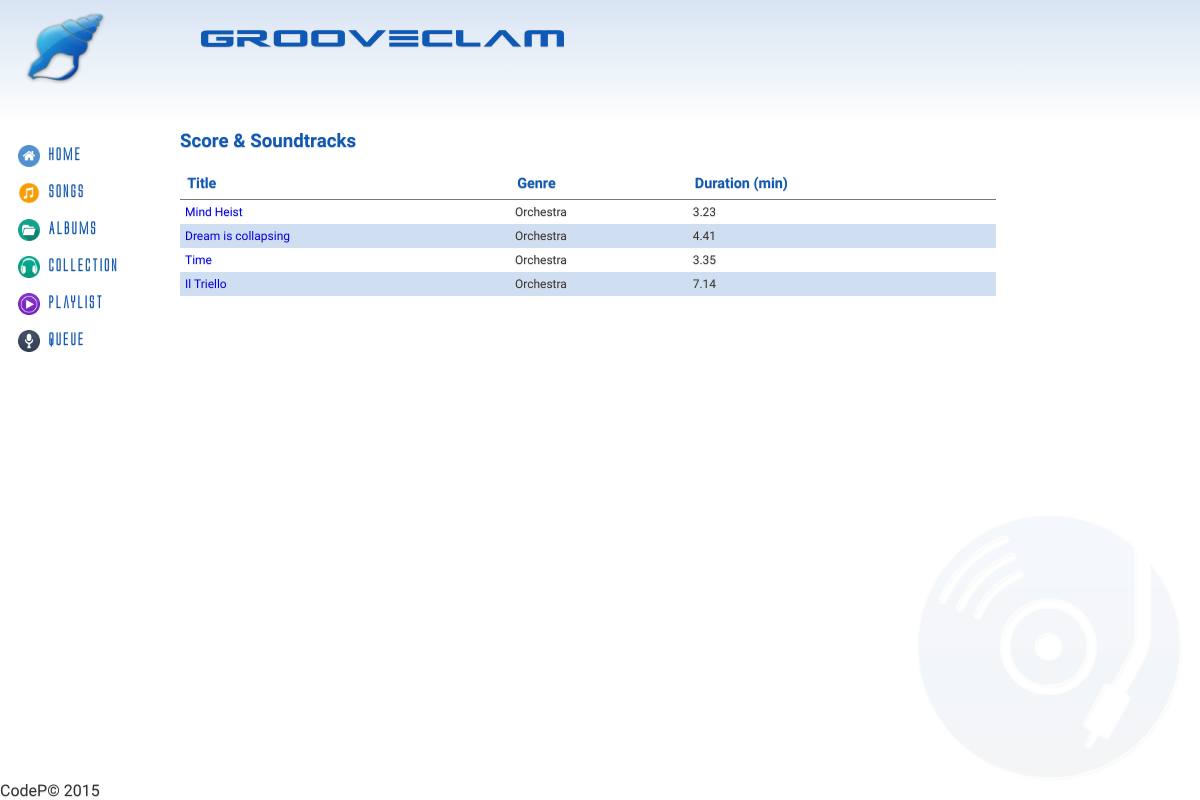
The page /?controller=playlist&action=index&id=1 on the database as committed earlier.
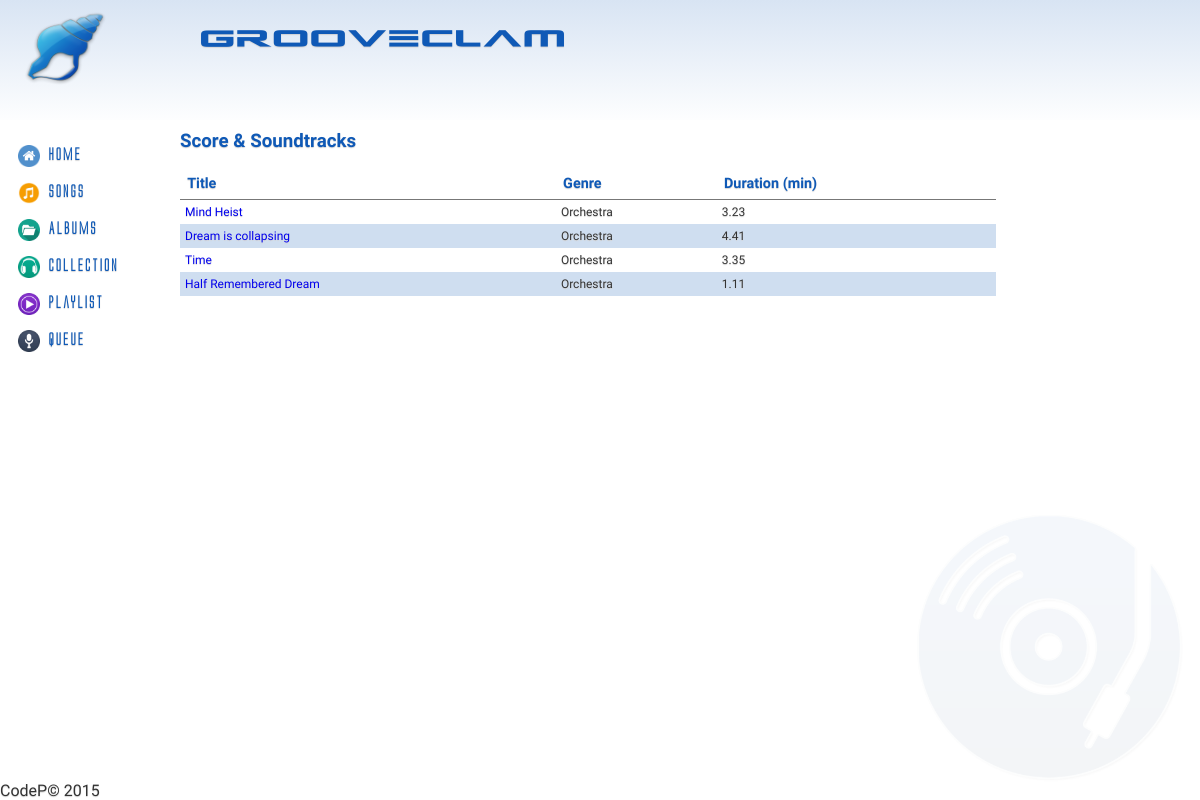
The same page on the database as committed later.
### tables this page shows
CREATE TABLE IF NOT EXISTS `Song` (
	`IdSong` INT(11) NOT NULL AUTO_INCREMENT,
	`IdAlbum` INT(11) NOT NULL,
	`Title` VARCHAR(140) NOT NULL,
	`Genre` VARCHAR(40) NOT NULL,
	`Duration` FLOAT,
	`IdImage` INT(11) NOT NULL,
	PRIMARY KEY(`IdSong`),
	FOREIGN KEY(`IdAlbum`) REFERENCES Album(`IdAlbum`) ON DELETE CASCADE ON UPDATE CASCADE,
	FOREIGN KEY(`IdImage`) REFERENCES Cover(`IdImage`) ON DELETE CASCADE ON UPDATE CASCADE
);

### controllers/playlist_controller.php (called while the page is built, shortened)
<?php
class PlaylistController {
	public function index() {
		$playlist = Playlist::find($_GET['id']);
		require_once('views/playlist/index.php');
	}
}
?>

### index.php (called while the page is built, shortened)
<?php
require_once('views/layout.php');
?>

### models/playlist.php (called while the page is built, shortened)
<?php
require_once('song.php');
class Playlist {
	private $name;
	private $songs;
	public function __construct($id, $name, $songs) {
		$this->name = $name;
		$this->songs = $songs;
	}
	public function name() {
		return $this->name;
	}
	public function songs() {
		return $this->songs;
	}
	public static function find($id) {
		$songlist = [];
		$db = Db::getInstance();
		$id = intval($id);
		$req = $db->prepare('SELECT pl.IdPlaylist, pl.Name, s.*, a.Author FROM Song s INNER JOIN PlaylistSong p ON(s.IdSong = p.IdSong) INNER JOIN Playlist pl ON(pl.IdPlaylist = p.IdPlaylist) INNER JOIN Album a ON(s.IdAlbum = a.IdAlbum) WHERE pl.IdPlaylist = :id');
		$req->execute(array('id' => $id));
		foreach($req->fetchAll() as $song) {
			$songlist[] = new Song($song['IdSong'], $song['Title'], $song['Genre'], $song['Duration'], $song['Author']);
		}
		return new Playlist($song['IdPlaylist'], $song['Name'], $songlist);
	}
}
?>

### models/song.php (called while the page is built, shortened)
<?php
class Song {
	private $id;
	private $title;
	private $genre;
	private $duration;
	public function __construct($id, $title, $genre, $duration, $author) {
		$this->id = $id;
		$this->title = $title;
		$this->genre = $genre;
		$this->duration = $duration;
	}
	public function id() {
		return $this->id;
	}
	public function title() {
		return $this->title;
	}
	public function genre() {
		return $this->genre;
	}
	public function duration() {
		return $this->duration;
	}
}
?>

### views/playlist/index.php (the view)
<h3><?php echo $playlist->name(); ?></h3>
<table class="table">
<thead>
	<tr>
		<th>Title</th>
		<th>Genre</th>
		<th>Duration (min)</th>
	</tr>
</thead>
<tbody>
<?php foreach($playlist->songs() as $song) { ?>
	<tr>
		<td><a href='?controller=songs&action=show&id=<?php echo $song->id(); ?>'><?php echo $song->title(); ?></a></td>
		<td><?php echo $song->genre(); ?></td>
		<td><?php echo $song->duration(); ?></td>
	</tr>
<?php } ?>
</tbody>
</table>

Rows that differ between the two databases and show on the page:
changed song: Title "Il Triello" → "Half Remembered Dream"; Duration "7.14" → "1.11"
